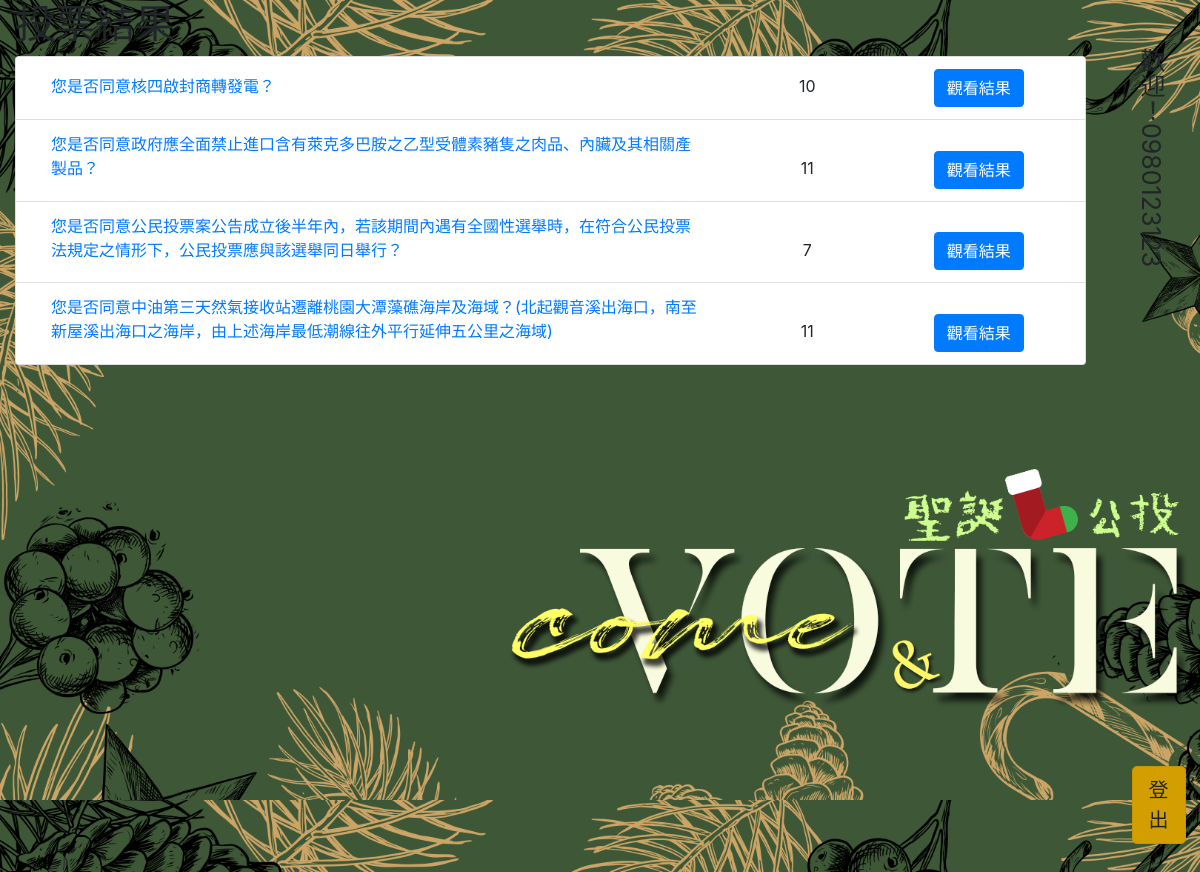
Screenshot of /index.php?do=show_vote_list (signed in) with the database file from the repository.
### tables this page shows
CREATE TABLE `topics` (
  `id` int(11) UNSIGNED NOT NULL,
  `topic` varchar(128) NOT NULL,
  `img_src` varchar(60) NOT NULL
);

### api/db.php (called while the page is built, shortened)
<?php
    $dsn="mysql:host=localhost;charset=utf8;dbname=mypolling";
    $pdo=new PDO($dsn,'root','');
    function rows($table,$array){
        global $pdo;
        $sql="SELECT count(*) FROM `$table` WHERE ";
            foreach($array as $key=>$value){
                $tmp[]="`$key`='$value'";
            }
            $sql=$sql. implode(" AND ",$tmp);
        return $pdo->query($sql)->fetchColumn();
    }
function all($table,...$arg){
    global $pdo;
    $sql="SELECT * FROM `$table` ";
    $rows=$pdo->query($sql)->fetchAll(PDO::FETCH_ASSOC);
    return $rows;
}
function q($sql){
    global $pdo;
    return $pdo->query($sql)->fetchAll(PDO::FETCH_ASSOC);
}
?>

### frontend/show_vote_list.php (the view)
<h1>投票結果</h1>
<?php
$subjects=all('topics');
echo "<ol class='list-group'>";
foreach ($subjects as $key => $value) {
    if(rows('options',['topic_id'=>$value['id']]) > 0){
    echo "<li class='list-group-item'>";
    if(isset($_SESSION['user'])){
        echo "<a class='d-inline-block col-md-8' href='index.php?do=vote&id={$value['id']}'>";
        echo $value['topic'];
        echo "</a>";
    }else{
        echo "<span class='d-inline-block col-md-8'>".$value['topic']."</span>";
    }
    $count=q("select sum(`count`) as '總計' from `options` where `topic_id`='{$value['id']}'");
    echo "<span class='d-inline-block col-md-2 text-center'>";
    echo $count[0]['總計'];
    echo "</span>";
    echo "<a href='?do=vote_result&id={$value['id']}' class='d-inline-block col-md-2 text-center'>";
    echo "<button class='btn btn-primary'>觀看結果</button>";
    echo "</a>";
    echo "</li>";
}
}
echo "</ol>";
?>

### index.php (style rules this page uses)
* { box-sizing: border-box; }
body { width:100vw; height: 100vh; margin: 0; background: url(./image/index_img-3.png); background-size: cover; overflow: hidden; display: flex; flex-flow: row nowrap; }

### rows the page displays
topics: topic "您是否同意核四啟封商轉發電？", 總計 "10"
topics: topic "您是否同意政府應全面禁止進口含有萊克多巴胺之乙型受體素豬隻之肉品、內臟及其相關產製品？", 總計 "11"
topics: topic "您是否同意公民投票案公告成立後半年內，若該期間內遇有全國性選舉時，在符合公民投票法規定之情形下，公民投票應與該選舉同日舉行？", 總計 "7"
topics: topic "您是否同意中油第三天然氣接收站遷離桃園大潭藻礁海岸及海域？(北起觀音溪出海口，南至新屋溪出海口之海岸，由上述海岸最低潮線往外平行延伸五公里之海域)", 總計 "11"

### other values shown
$_SESSION['user'] "0980123123"
